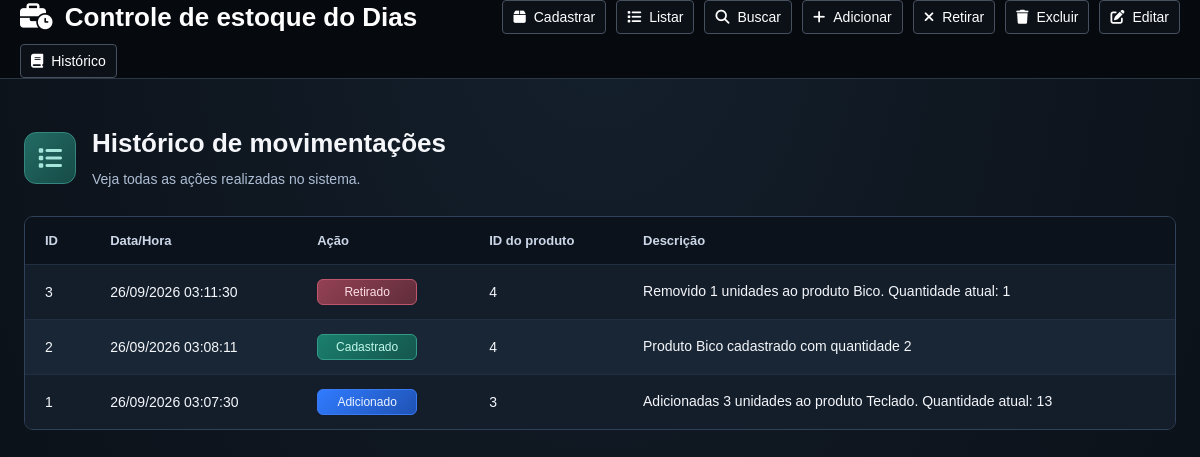
The page /historico on the database its author committed.
### tables this page shows
CREATE TABLE historico(
id INTEGER PRIMARY KEY AUTOINCREMENT,
produto_id INTEGER ,
tipo TEXT NOT NULL,
descricao_produto TEXT,
data_hora TEXT NOT NULL,
FOREIGN KEY (produto_id) REFERENCES produtos(id) ON DELETE SET NULL
);

### app.py (the view)
@app.route('/historico')
def historico():
    historico = buscar_historico()
    return render_template(
        'historico.html',
        historico=historico
    )

### banco.py (called while the page is built)
def buscar_historico():
    conexao = None
    try:
        with sqlite3.connect("estoque.db") as conexao:
            cursor = conexao.cursor()
            cursor.execute("SELECT * FROM historico ORDER BY id DESC") # Ordena os registros pelo ID, do maior para o menor.
            info = cursor.fetchall()
        return info
    except sqlite3.Error as erro:
        print(f"Erro ao buscar histórico {erro}")
        return False
    finally:
        if conexao is not None:
            conexao.close()

### templates/historico.html (shortened to what this page needs)
{% extends "base.html" %}
{% block css %}
<link rel="stylesheet" href="{{ url_for('static', filename='historico.css') }}">
{% endblock %}
    {% block conteudo %}
    <main class="historico">
        <header class="historico-cabecalho">
            <span class="historico-icone" aria-hidden="true">
                <i class="fa-solid fa-list"></i>
            </span>
            <div>
                <h1>Histórico de movimentações</h1>
                <p>Veja todas as ações realizadas no sistema.</p>
            </div>
        </header>
        {% set acoes = {
            'cadastro': 'Cadastrado',
            'entrada': 'Adicionado',
            'saida': 'Retirado',
            'edicao': 'Editado',
            'exclusao': 'Excluído'
        } %}
        <div class="tabela-container">
            <table>
                <thead>
                    <tr>
                        <th scope="col">ID</th>
                        <th scope="col">Data/Hora</th>
                        <th scope="col">Ação</th>
                        <th scope="col">ID do produto</th>
                        <th scope="col">Descrição</th>
                    </tr>
                </thead>
                <tbody>
                    {% for evento in historico or [] %}
                    <tr>
                        <td>{{ evento[0] }}</td>
                        <td class="data-hora">{{ evento[4] }}</td>
                        <td>
                            <span class="etiqueta {{ evento[2] if evento[2] in acoes else 'outra' }}">
                                {{ acoes.get(evento[2], evento[2]) }}
                            </span>
                        </td>
                        <td>{{ evento[1] if evento[1] is not none else '—' }}</td>
                        <td class="descricao">{{ evento[3] or '—' }}</td>
                    </tr>
                    {% else %}
                    <tr>
                        <td colspan="5" class="historico-vazio">Nenhuma movimentação registrada.</td>
                    </tr>
                    {% endfor %}
                </tbody>
            </table>
        </div>
    </main>
{% endblock %}

### templates/base.html (shortened to what this page needs)
<!DOCTYPE html>
<html lang="pt-br">
<head>
    <link rel="stylesheet" href="{{ url_for('static', filename='base.css') }}">
    <link rel="stylesheet" href="https://cdnjs.cloudflare.com/ajax/libs/font-awesome/6.7.2/css/all.min.css">
    {% block css %}{% endblock %}
</head>
<body>
        <div class = 'container'>
            <div class = "opcoes">
                <nav class = 'menu'>
                    <a class = "h1" href = "{{ url_for('teste') }}"><i class="fa-solid fa-business-time"></i> Controle de estoque do Dias </a>
                    <a class = "card" href = "{{ url_for('cadastro') }}"><i class="fa-solid fa-box" aria-hidden="true"></i> Cadastrar </a> <br>
                    <a class = "card" href = "{{ url_for('listar_produtos') }}"><i class="fa-solid fa-list"></i> Listar </a> <br>
                    <a class = "card" href = "{{ url_for('buscar') }}"><i class="fa-solid fa-magnifying-glass"></i> Buscar </a> <br>
                    <a class = "card" href = "{{ url_for('adicionar') }}"><i class="fa-solid fa-plus"></i> Adicionar </a> <br>
                    <a class = "card" href = "{{ url_for('retirar') }}"><i class="fa-solid fa-xmark"></i> Retirar </a> <br>
                    <a class = "card" href = "{{ url_for('excluir') }}"><i class="fa-solid fa-trash"></i> Excluir </a> <br>
                    <a class = "card" href = "{{ url_for('editar') }}"><i class="fa-solid fa-pen-to-square"></i> Editar </a> <br>
                    <a class = "card" href = "{{ url_for('historico') }}"><i class="fa-solid fa-book"></i> Histórico </a> <br>
            </nav>
            </div>
            {% block conteudo %}
            {% endblock %}
        </div>
</body>
</html>

### static/base.css (style rules this page uses)
body { margin:0 }
.container { display: flex; align-items: center; justify-content: center; flex-direction: column; }
.menu { display: flex; flex-wrap: wrap; align-items: center; padding: 10px 20px; gap: 15px; font-family: Arial, Helvetica, sans-serif; color: white; min-height: 60px; }
.menu .h1 { margin: 0; white-space: nowrap; font-family: Arial, Helvetica, sans-serif; gap: 20px; margin-right: auto; font-size: 35px; font-weight: bold; margin-left: 0; }
.opcoes { background-color: black; width: 100%; }
.menu a { text-decoration: none; color: white; }
.menu .card { border: 1px solid white; border-radius: 5px; padding: 8px 12px; display: inline-flex; flex-shrink: 0; align-items: center; gap: 6px; white-space: nowrap; }
.menu .card i { margin-right: 5px; }

### static/historico.css (style rules this page uses)
body { margin: 0; min-height: 100vh; background: radial-gradient(ellipse at top, #14202d, #0e151e 55%, #0b1016); color: #f4f6fa; font-family: Arial, Helvetica, sans-serif; }
.container { width: 100%; min-height: 100vh; justify-content: flex-start; }
.opcoes { flex-shrink: 0; background-color: #06090d; border-bottom: 1px solid #2c3746; }
.menu { min-height: 60px; padding: 0 20px; gap: 10px; }
.menu .h1 { font-size: 26px; }
.menu .h1 i { margin-right: 5px; }
.menu .card { padding: 8px 10px; border: 1px solid #46505f; border-radius: 4px; background-color: #0c1118; font-size: 14px; }
.menu .card i { margin-right: 2px; }
.historico { box-sizing: border-box; width: min(1200px, calc(100% - 48px)); margin: 48px auto 32px; }
.historico-cabecalho { display: flex; align-items: center; gap: 16px; margin-bottom: 26px; }
.historico-cabecalho > div { min-width: 0; }
.historico-icone { display: flex; flex-shrink: 0; width: 50px; height: 50px; align-items: center; justify-content: center; border: 1px solid #34877f; border-radius: 12px; background: linear-gradient(135deg, #226b64, #174b47); color: #a5e6db; font-size: 24px; }
.historico h1 { margin: 0 0 8px; font-size: 26px; line-height: 1.3; }
.historico-cabecalho p { margin: 0; color: #aebed5; font-size: 14px; line-height: 1.5; }
.tabela-container { overflow-x: auto; border: 1px solid #30425a; border-radius: 9px; }
.historico table { width: 100%; min-width: 760px; border-collapse: collapse; text-align: left; font-size: 14px; }
.historico th { padding: 16px 20px; background-color: #0c121b; color: #cbd7e8; font-size: 13px; font-weight: 600; }
.historico td { padding: 14px 20px; border-top: 1px solid #202e40; }
.historico tbody tr:nth-child(odd) { background-color: #141e2b; }
.historico tbody tr:nth-child(even) { background-color: #192635; }
.data-hora { white-space: nowrap; }
.descricao { min-width: 230px; overflow-wrap: anywhere; line-height: 1.5; }
.etiqueta { display: inline-block; min-width: 78px; padding: 5px 10px; border: 1px solid #536177; border-radius: 6px; background-color: #263244; color: #edf3fc; font-size: 12px; text-align: center; white-space: nowrap; }
.etiqueta.cadastro { border-color: #319b87; background: linear-gradient(135deg, #1a7f6d, #15564e); color: #c1f8e9; }
.etiqueta.entrada { border-color: #397af3; background: linear-gradient(135deg, #307bff, #1f53b4); color: #edf4ff; }
.etiqueta.saida { border-color: #bf576c; background: linear-gradient(135deg, #934153, #602d3b); color: #ffe0e7; }

### rows shown on the page
historico: id "3", data_hora "26/09/2026 03:11:30", get "Retirado", produto "4", descricao_produto "Removido 1 unidades ao produto Bico. Quantidade atual: 1"
historico: id "2", data_hora "26/09/2026 03:08:11", get "Cadastrado", produto "4", descricao_produto "Produto Bico cadastrado com quantidade 2"
historico: id "1", data_hora "26/09/2026 03:07:30", get "Adicionado", produto "3", descricao_produto "Adicionadas 3 unidades ao produto Teclado. Quantidade atual: 13"
